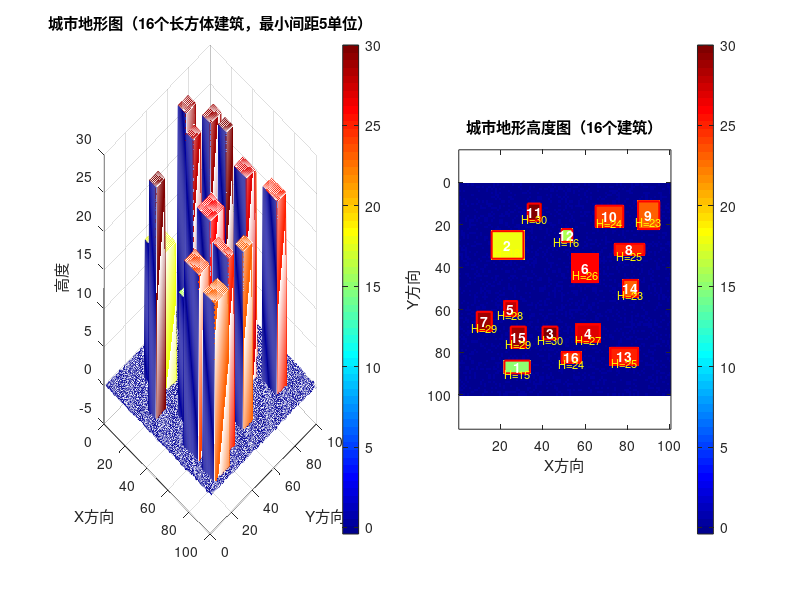
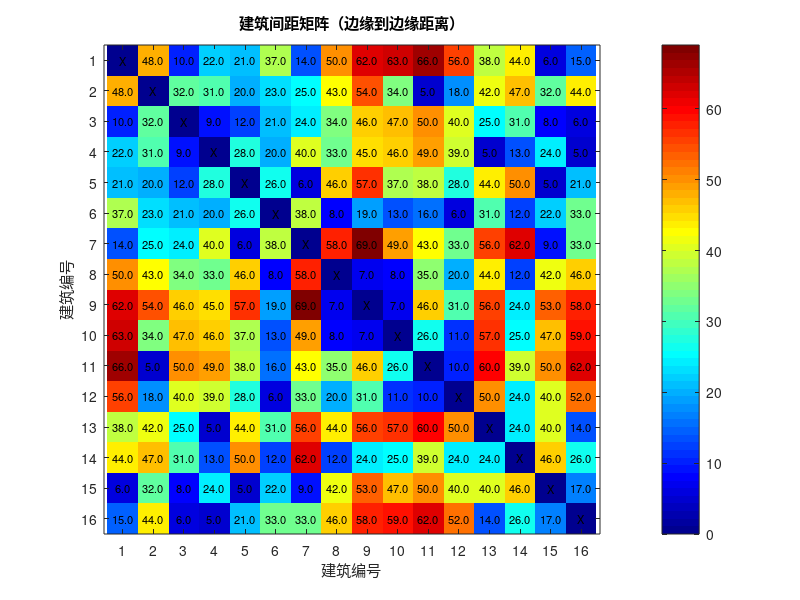

These figures' MATLAB source, in order:
function [map_z, building_info] = generate_city_terrain(buildingCount, maxHeight, minHeight, edgeBuffer, minSpacing)
% 生成城市地形图（可配置参数）
% 输入参数（可选）：
%   buildingCount - 建筑数量（默认：16）
%   maxHeight - 建筑最大高度（默认：30）
%   minHeight - 建筑最小高度（默认：15）
%   edgeBuffer - 建筑边缘距地图边缘的最小距离（默认：5）
%   minSpacing - 建筑物最小间距（默认：5）
% 输出：
%   map_z - 100x100的地形高度矩阵
%   building_info - 建筑信息结构体数组
% 额外功能：生成纯脚本文件可用于重现相同地形

% 参数设置（带默认值）
if nargin < 1 || isempty(buildingCount)
    buildingCount = 16;          % 默认建筑数量
end
if nargin < 2 || isempty(maxHeight)
    maxHeight = 30;              % 默认最大高度
end
if nargin < 3 || isempty(minHeight)
    minHeight = 15;              % 默认最小高度
end
if nargin < 4 || isempty(edgeBuffer)
    edgeBuffer = 5;              % 默认边缘缓冲
end
if nargin < 5 || isempty(minSpacing)
    minSpacing = 5;              % 默认最小间距
end

% 验证输入参数
validateattributes(buildingCount, {'numeric'}, {'scalar', 'integer', 'positive', '<=', 100}, 'generate_city_terrain', 'buildingCount');
validateattributes(maxHeight, {'numeric'}, {'scalar', 'positive', '>=', minHeight}, 'generate_city_terrain', 'maxHeight');
validateattributes(minHeight, {'numeric'}, {'scalar', 'positive', '<=', maxHeight}, 'generate_city_terrain', 'minHeight');
validateattributes(edgeBuffer, {'numeric'}, {'scalar', 'nonnegative', '<=', 20}, 'generate_city_terrain', 'edgeBuffer');
validateattributes(minSpacing, {'numeric'}, {'scalar', 'nonnegative', '<=', 20}, 'generate_city_terrain', 'minSpacing');

mapSize = [100, 100];        % 地图大小
groundHeight = 0;            % 地面高度（平面）
maxAttempts = 1000;          % 最大尝试次数

fprintf('======================================\n');
fprintf('生成城市地形图参数：\n');
fprintf('  建筑数量: %d\n', buildingCount);
fprintf('  高度范围: %d-%d\n', minHeight, maxHeight);
fprintf('  边缘距离: %d\n', edgeBuffer);
fprintf('  最小间距: %d\n', minSpacing);
fprintf('======================================\n');

% ============================================================
% 自动生成建筑参数（满足间距要求）
% 格式：[x_center, y_center, width, depth, height]
% ============================================================
building_params = zeros(buildingCount, 5);
building_rects = zeros(buildingCount, 4); % [x_min, y_min, width, height]

for b = 1:buildingCount
    placed = false;
    attempts = 0;
    
    while ~placed && attempts < maxAttempts
        attempts = attempts + 1;
        
        % 随机生成建筑尺寸（5-15之间）
        width = randi([5, 15]);
        depth = randi([5, 15]);
        height = randi([minHeight, maxHeight]);
        
        % 确保建筑在地图内且满足边缘距离要求
        x_min_min = edgeBuffer + 1;
        x_min_max = mapSize(2) - edgeBuffer - width;
        y_min_min = edgeBuffer + 1;
        y_min_max = mapSize(1) - edgeBuffer - depth;
        
        % 检查是否有足够的空间放置建筑
        if x_min_min > x_min_max || y_min_min > y_min_max
            error('地图空间不足，无法放置建筑！请减小建筑尺寸或边缘距离。');
        end
        
        % 随机生成位置
        x_min = randi([x_min_min, x_min_max]);
        y_min = randi([y_min_min, y_min_max]);
        
        % 计算中心点
        center_x = x_min + width / 2;
        center_y = y_min + depth / 2;
        
        % 检查是否与已有建筑重叠或间距不足
        overlap = false;
        if b > 1
            for i = 1:(b-1)
                % 计算矩形膨胀后的区域（考虑最小间距）
                rect1 = [x_min - minSpacing, y_min - minSpacing, ...
                        width + 2*minSpacing, depth + 2*minSpacing];
                rect2 = [building_rects(i, 1), building_rects(i, 2), ...
                        building_rects(i, 3), building_rects(i, 4)];
                
                % 检查矩形是否相交
                if rect1(1) < rect2(1)+rect2(3) && ...
                   rect1(1)+rect1(3) > rect2(1) && ...
                   rect1(2) < rect2(2)+rect2(4) && ...
                   rect1(2)+rect1(3) > rect2(2)
                    overlap = true;
                    break;
                end
            end
        end
        
        if ~overlap
            % 放置建筑
            building_params(b, :) = [center_x, center_y, width, depth, height];
            building_rects(b, :) = [x_min, y_min, width, depth];
            placed = true;
        end
    end
    
    if ~placed
        error('无法在尝试次数内放置所有建筑！请调整参数或减少建筑数量。');
    end
end

% 检查参数矩阵尺寸
if size(building_params, 1) ~= buildingCount
    error('建筑参数矩阵的行数必须等于建筑数量(%d)', buildingCount);
end

if size(building_params, 2) ~= 5
    error('建筑参数矩阵的列数必须为5 [x_center, y_center, width, depth, height]');
end

% 初始化地形图
map_z = groundHeight * ones(mapSize);

% 初始化建筑信息结构体
building_info = struct('id', {}, 'center_x', {}, 'center_y', {}, 'width', {}, 'depth', {}, 'height', {}, ...
                      'x_min', {}, 'x_max', {}, 'y_min', {}, 'y_max', {}, 'valid', {});

% 计算并存储所有建筑的边界信息
for b = 1:buildingCount
    % 提取当前建筑参数
    center_x = building_params(b, 1);
    center_y = building_params(b, 2);
    width = building_params(b, 3);
    depth = building_params(b, 4);
    height = building_params(b, 5);
    
    % 计算建筑边界
    half_width = width / 2;
    half_depth = depth / 2;
    x_min = center_x - half_width;
    x_max = center_x + half_width;
    y_min = center_y - half_depth;
    y_max = center_y + half_depth;
    
    % 边界检查：确保建筑在地图内且满足边缘距离要求
    adjusted = false;
    
    if x_min < edgeBuffer + 1
        center_x = edgeBuffer + 1 + half_width;
        x_min = edgeBuffer + 1;
        x_max = center_x + half_width;
        adjusted = true;
    end
    
    if x_max > mapSize(2) - edgeBuffer
        center_x = mapSize(2) - edgeBuffer - half_width;
        x_max = mapSize(2) - edgeBuffer;
        x_min = center_x - half_width;
        adjusted = true;
    end
    
    if y_min < edgeBuffer + 1
        center_y = edgeBuffer + 1 + half_depth;
        y_min = edgeBuffer + 1;
        y_max = center_y + half_depth;
        adjusted = true;
    end
    
    if y_max > mapSize(1) - edgeBuffer
        center_y = mapSize(1) - edgeBuffer - half_depth;
        y_max = mapSize(1) - edgeBuffer;
        y_min = center_y - half_depth;
        adjusted = true;
    end
    
    % 保存建筑信息
    building_info(b).id = b;
    building_info(b).center_x = center_x;
    building_info(b).center_y = center_y;
    building_info(b).width = width;
    building_info(b).depth = depth;
    building_info(b).height = height;
    building_info(b).x_min = x_min;
    building_info(b).x_max = x_max;
    building_info(b).y_min = y_min;
    building_info(b).y_max = y_max;
    
    if adjusted
        fprintf('建筑%d的位置已调整以满足边界要求\n', b);
    end
end

% 检查建筑间间距并显示结果
fprintf('\n建筑间距检查：\n');
fprintf('======================================\n');
all_spacing_ok = true;

for i = 1:buildingCount
    for j = i+1:buildingCount
        % 计算两个建筑之间的最小距离（边缘到边缘）
        dist_x = max(0, building_info(i).x_min - building_info(j).x_max);
        dist_x = max(dist_x, building_info(j).x_min - building_info(i).x_max);
        
        dist_y = max(0, building_info(i).y_min - building_info(j).y_max);
        dist_y = max(dist_y, building_info(j).y_min - building_info(i).y_max);
        
        edge_dist = max(dist_x, dist_y);
        
        if edge_dist < minSpacing
            fprintf('警告: 建筑%d和建筑%d之间的间距(%.1f)小于最小要求(%d)\n', ...
                    i, j, edge_dist, minSpacing);
            all_spacing_ok = false;
        else
            fprintf('建筑%d和建筑%d之间的间距: %.1f (符合要求)\n', i, j, edge_dist);
        end
    end
end

if all_spacing_ok
    fprintf('\n所有建筑间距检查通过！\n');
else
    fprintf('\n存在建筑间距不符合要求！\n');
end
fprintf('======================================\n\n');

% 生成地形图
for b = 1:buildingCount
    % 获取建筑边界（四舍五入为整数索引）
    x_start = max(1, floor(building_info(b).x_min));
    x_end = min(mapSize(2), ceil(building_info(b).x_max));
    y_start = max(1, floor(building_info(b).y_min));
    y_end = min(mapSize(1), ceil(building_info(b).y_max));
    
    % 在地形图上放置建筑
    map_z(y_start:y_end, x_start:x_end) = building_info(b).height;
    
    % 标记建筑有效
    building_info(b).valid = true;
end

% 添加轻微的地面纹理
if 1
    % 为地面区域添加微小高度变化
    ground_mask = (map_z == groundHeight);
    ground_noise = randn(mapSize) * 0.1;
    map_z = map_z + ground_mask .* ground_noise;
    
    % 确保建筑高度不变
    for b = 1:buildingCount
        x_start = max(1, floor(building_info(b).x_min));
        x_end = min(mapSize(2), ceil(building_info(b).x_max));
        y_start = max(1, floor(building_info(b).y_min));
        y_end = min(mapSize(1), ceil(building_info(b).y_max));
        map_z(y_start:y_end, x_start:x_end) = building_info(b).height;
    end
end

% 保存地形为可重现代码（纯脚本格式）
saveTerrainScript(building_params, map_z, building_info, buildingCount, ...
                  maxHeight, minHeight, edgeBuffer, minSpacing);

% 可视化
figure('Position', [100, 100, 1400, 600]);

% 3D网格图
subplot(1, 2, 1);
mesh(map_z);
title(sprintf('城市地形图（%d个长方体建筑，最小间距%d单位）', buildingCount, minSpacing));
xlabel('X方向');
ylabel('Y方向');
zlabel('高度');
colormap(jet);
colorbar;
view(45, 30);
grid on;

% 2D平面图（高度图）
subplot(1, 2, 2);
imagesc(map_z);
title(sprintf('城市地形高度图（%d个建筑）', buildingCount));
xlabel('X方向');
ylabel('Y方向');
colorbar;
axis equal tight;
hold on;

% 在2D图上标注建筑轮廓和编号
for b = 1:buildingCount
    % 绘制建筑轮廓
    rectangle('Position', [building_info(b).x_min, building_info(b).y_min, ...
              building_info(b).width, building_info(b).depth], ...
              'EdgeColor', 'r', 'LineWidth', 1.5, 'LineStyle', '-');
    
    % 标注建筑编号
    text(building_info(b).center_x, building_info(b).center_y, ...
         sprintf('%d', b), 'HorizontalAlignment', 'center', ...
         'VerticalAlignment', 'middle', 'Color', 'w', 'FontWeight', 'bold', 'FontSize', 10);
    
    % 标注建筑高度
    text(building_info(b).center_x, building_info(b).center_y + 3, ...
         sprintf('H=%d', building_info(b).height), 'HorizontalAlignment', 'center', ...
         'VerticalAlignment', 'middle', 'Color', 'y', 'FontSize', 8);
end
hold off;

% 显示建筑信息
fprintf('\n建筑信息汇总（共%d个建筑）：\n', buildingCount);
fprintf('======================================\n');
for b = 1:buildingCount
    fprintf('建筑 %2d: 中心(%3.1f,%3.1f), 尺寸(%2.0fx%2.0f), 高度%2.0f\n', ...
            b, building_info(b).center_x, building_info(b).center_y, ...
            building_info(b).width, building_info(b).depth, ...
            building_info(b).height);
end

% 计算并显示建筑覆盖率
building_area = 0;
for b = 1:buildingCount
    building_area = building_area + building_info(b).width * building_info(b).depth;
end
total_area = mapSize(1) * mapSize(2);
coverage = building_area / total_area * 100;

% 计算建筑间的平均间距
if buildingCount > 1
    total_spacing = 0;
    spacing_count = 0;
    
    for i = 1:buildingCount
        for j = i+1:buildingCount
            % 计算中心距离
            dist_center = sqrt((building_info(i).center_x - building_info(j).center_x)^2 + ...
                              (building_info(i).center_y - building_info(j).center_y)^2);
            total_spacing = total_spacing + dist_center;
            spacing_count = spacing_count + 1;
        end
    end
    
    avg_spacing = total_spacing / spacing_count;
else
    avg_spacing = 0;
end

fprintf('======================================\n');
fprintf('建筑总面积: %.0f 单位^2\n', building_area);
fprintf('总地图面积: %d 单位^2\n', total_area);
fprintf('建筑覆盖率: %.1f%%\n', coverage);
fprintf('建筑间平均中心距离: %.1f 单位\n', avg_spacing);
fprintf('======================================\n');

% 创建间距矩阵图
figure('Position', [100, 100, 800, 600]);
spacing_matrix = zeros(buildingCount, buildingCount);

for i = 1:buildingCount
    for j = 1:buildingCount
        if i == j
            spacing_matrix(i, j) = 0;
        else
            % 计算边缘到边缘的最小距离
            dist_x = max(0, building_info(i).x_min - building_info(j).x_max);
            dist_x = max(dist_x, building_info(j).x_min - building_info(i).x_max);
            dist_y = max(0, building_info(i).y_min - building_info(j).y_max);
            dist_y = max(dist_y, building_info(j).y_min - building_info(i).y_max);
            spacing_matrix(i, j) = max(dist_x, dist_y);
        end
    end
end

imagesc(spacing_matrix);
title('建筑间距矩阵（边缘到边缘距离）');
xlabel('建筑编号');
ylabel('建筑编号');
colorbar;
colormap(jet);

% 在矩阵图上标注数值
for i = 1:buildingCount
    for j = 1:buildingCount
        if i ~= j
            % 使用if-else语句替代三元运算符
            if spacing_matrix(i, j) < minSpacing
                text_color = 'r';
            else
                text_color = 'k';
            end
            
            text(j, i, sprintf('%.1f', spacing_matrix(i, j)), ...
                 'HorizontalAlignment', 'center', 'FontSize', 8, ...
                 'Color', text_color);
        else
            text(j, i, 'X', 'HorizontalAlignment', 'center', 'FontSize', 8);
        end
    end
end

set(gca, 'XTick', 1:buildingCount);
set(gca, 'YTick', 1:buildingCount);
axis equal tight;

end

function saveTerrainScript(building_params, map_z, building_info, buildingCount, ...
                           maxHeight, minHeight, edgeBuffer, minSpacing)
% 保存地形为可重现代码（纯脚本格式）
    
    scriptName = 'generated_terrain_buildings.m';
    
    % 打开文件准备写入
    fid = fopen(scriptName, 'w');
    
    if fid == -1
        error('无法创建脚本文件！');
    end
    
    % 写入脚本头部（纯注释，无function定义）
    fprintf(fid, '%% 自动生成的地形重建脚本 - 纯脚本格式\n');
    fprintf(fid, '%% 生成时间: %s\n', datestr(now));
    fprintf(fid, '%% 参数: 建筑数量=%d, 高度范围=%d-%d, 边缘距离=%d, 最小间距=%d\n\n', ...
            buildingCount, minHeight, maxHeight, edgeBuffer, minSpacing);
    
    % 写入地图参数
    fprintf(fid, '%% 地图参数\n');
    fprintf(fid, 'mapSize = [100, 100];\n');
    fprintf(fid, 'groundHeight = 0;\n');
    fprintf(fid, 'buildingCount = %d;\n', buildingCount);
    fprintf(fid, 'minSpacing = %d; %% 最小间距参数\n\n', minSpacing);
    
    % 写入建筑参数矩阵
    fprintf(fid, '%% 建筑参数矩阵\n');
    fprintf(fid, '%% 格式: [x_center, y_center, width, depth, height]\n');
    fprintf(fid, 'building_params = [\n');
    for b = 1:size(building_params, 1)
        fprintf(fid, '    %6.1f, %6.1f, %6.1f, %6.1f, %6.1f;', building_params(b, :));
        fprintf(fid, '  %% 建筑%d\n', b);
    end
    fprintf(fid, '];\n\n');
    
    % 写入输出变量声明
    fprintf(fid, '%% 输出变量\n');
    fprintf(fid, 'map_z = groundHeight * ones(mapSize);\n\n');
    
    % 写入建筑信息结构体初始化
    fprintf(fid, '%% 初始化建筑信息结构体\n');
    fprintf(fid, 'building_info = struct(''id'', {}, ''center_x'', {}, ''center_y'', {}, ...\n');
    fprintf(fid, '                      ''width'', {}, ''depth'', {}, ''height'', {}, ...\n');
    fprintf(fid, '                      ''x_min'', {}, ''x_max'', {}, ''y_min'', {}, ...\n');
    fprintf(fid, '                      ''y_max'', {}, ''valid'', {});\n\n');
    
    % 写入建筑放置代码
    fprintf(fid, '%% 放置建筑\n');
    for b = 1:buildingCount
        fprintf(fid, '%% 建筑%d\n', b);
        fprintf(fid, 'center_x_%d = building_params(%d, 1);\n', b, b);
        fprintf(fid, 'center_y_%d = building_params(%d, 2);\n', b, b);
        fprintf(fid, 'width_%d = building_params(%d, 3);\n', b, b);
        fprintf(fid, 'depth_%d = building_params(%d, 4);\n', b, b);
        fprintf(fid, 'height_%d = building_params(%d, 5);\n', b, b);
        fprintf(fid, 'x_min_%d = center_x_%d - width_%d/2;\n', b, b, b);
        fprintf(fid, 'x_max_%d = center_x_%d + width_%d/2;\n', b, b, b);
        fprintf(fid, 'y_min_%d = center_y_%d - depth_%d/2;\n', b, b, b);
        fprintf(fid, 'y_max_%d = center_y_%d + depth_%d/2;\n', b, b, b);
        
        fprintf(fid, '%% 在地形图上放置建筑%d\n', b);
        fprintf(fid, 'x_start_%d = max(1, floor(x_min_%d));\n', b, b);
        fprintf(fid, 'x_end_%d = min(mapSize(2), ceil(x_max_%d));\n', b, b);
        fprintf(fid, 'y_start_%d = max(1, floor(y_min_%d));\n', b, b);
        fprintf(fid, 'y_end_%d = min(mapSize(1), ceil(y_max_%d));\n', b, b);
        fprintf(fid, 'map_z(y_start_%d:y_end_%d, x_start_%d:x_end_%d) = height_%d;\n\n', b, b, b, b, b);
        
        fprintf(fid, '%% 保存建筑%d信息\n', b);
        fprintf(fid, 'building_info(%d).id = %d;\n', b, b);
        fprintf(fid, 'building_info(%d).center_x = center_x_%d;\n', b, b);
        fprintf(fid, 'building_info(%d).center_y = center_y_%d;\n', b, b);
        fprintf(fid, 'building_info(%d).width = width_%d;\n', b, b);
        fprintf(fid, 'building_info(%d).depth = depth_%d;\n', b, b);
        fprintf(fid, 'building_info(%d).height = height_%d;\n', b, b);
        fprintf(fid, 'building_info(%d).x_min = x_min_%d;\n', b, b);
        fprintf(fid, 'building_info(%d).x_max = x_max_%d;\n', b, b);
        fprintf(fid, 'building_info(%d).y_min = y_min_%d;\n', b, b);
        fprintf(fid, 'building_info(%d).y_max = y_max_%d;\n', b, b);
        fprintf(fid, 'building_info(%d).valid = true;\n\n', b);
    end
    
    % 写入地面纹理（使用固定的随机种子以确保可重现）
    fprintf(fid, '%% 添加地面纹理（使用固定随机种子确保可重现）\n');
    fprintf(fid, 'rng(42); %% 固定随机种子\n');
    fprintf(fid, 'ground_mask = (map_z == groundHeight);\n');
    fprintf(fid, 'ground_noise = randn(mapSize) * 0.1;\n');
    fprintf(fid, 'map_z = map_z + ground_mask .* ground_noise;\n\n');
    
    % 恢复建筑高度
    fprintf(fid, '%% 恢复建筑高度\n');
    for b = 1:buildingCount
        fprintf(fid, 'x_start_%d = max(1, floor(x_min_%d));\n', b, b);
        fprintf(fid, 'x_end_%d = min(mapSize(2), ceil(x_max_%d));\n', b, b);
        fprintf(fid, 'y_start_%d = max(1, floor(y_min_%d));\n', b, b);
        fprintf(fid, 'y_end_%d = min(mapSize(1), ceil(y_max_%d));\n', b, b);
        fprintf(fid, 'map_z(y_start_%d:y_end_%d, x_start_%d:x_end_%d) = height_%d;\n', b, b, b, b, b);
    end
    
    % 建筑间距检查
    fprintf(fid, '\n%% 建筑间距检查\n');
    fprintf(fid, 'fprintf(''建筑间距检查：\\n'');\n');
    fprintf(fid, 'fprintf(''======================================\\n'');\n');
    fprintf(fid, 'all_spacing_ok = true;\n');
    fprintf(fid, 'for i = 1:buildingCount\n');
    fprintf(fid, '    for j = i+1:buildingCount\n');
    fprintf(fid, '        %% 计算两个建筑之间的最小距离（边缘到边缘）\n');
    fprintf(fid, '        dist_x = max(0, building_info(i).x_min - building_info(j).x_max);\n');
    fprintf(fid, '        dist_x = max(dist_x, building_info(j).x_min - building_info(i).x_max);\n');
    fprintf(fid, '        dist_y = max(0, building_info(i).y_min - building_info(j).y_max);\n');
    fprintf(fid, '        dist_y = max(dist_y, building_info(j).y_min - building_info(i).y_max);\n');
    fprintf(fid, '        edge_dist = max(dist_x, dist_y);\n');
    fprintf(fid, '        \n');
    fprintf(fid, '        if edge_dist < minSpacing\n');
    fprintf(fid, '            fprintf(''警告: 建筑%%d和建筑%%d之间的间距(%%.1f)小于最小要求(%%d)\\n'', ...\n');
    fprintf(fid, '                    i, j, edge_dist, minSpacing);\n');
    fprintf(fid, '            all_spacing_ok = false;\n');
    fprintf(fid, '        else\n');
    fprintf(fid, '            fprintf(''建筑%%d和建筑%%d之间的间距: %%.1f (符合要求)\\n'', i, j, edge_dist);\n');
    fprintf(fid, '        end\n');
    fprintf(fid, '    end\n');
    fprintf(fid, 'end\n');
    fprintf(fid, '\n');
    fprintf(fid, 'if all_spacing_ok\n');
    fprintf(fid, '    fprintf(''\\n所有建筑间距检查通过！\\n'');\n');
    fprintf(fid, 'else\n');
    fprintf(fid, '    fprintf(''\\n存在建筑间距不符合要求！\\n'');\n');
    fprintf(fid, 'end\n');
    fprintf(fid, 'fprintf(''======================================\\n\\n'');\n\n');
    
    % 显示建筑信息汇总
    fprintf(fid, '%% 显示建筑信息汇总\n');
    fprintf(fid, 'fprintf(''建筑信息汇总（共%%d个建筑）：\\n'', buildingCount);\n');
    fprintf(fid, 'fprintf(''======================================\\n'');\n');
    fprintf(fid, 'for b = 1:buildingCount\n');
    fprintf(fid, '    fprintf(''建筑 %%2d: 中心(%%3.1f,%%3.1f), 尺寸(%%2.0fx%%2.0f), 高度%%2.0f\\n'', ...\n');
    fprintf(fid, '            b, building_info(b).center_x, building_info(b).center_y, ...\n');
    fprintf(fid, '            building_info(b).width, building_info(b).depth, ...\n');
    fprintf(fid, '            building_info(b).height);\n');
    fprintf(fid, 'end\n\n');
    
    % 计算并显示建筑覆盖率
    fprintf(fid, '%% 计算并显示建筑覆盖率\n');
    fprintf(fid, 'building_area = 0;\n');
    fprintf(fid, 'for b = 1:buildingCount\n');
    fprintf(fid, '    building_area = building_area + building_info(b).width * building_info(b).depth;\n');
    fprintf(fid, 'end\n');
    fprintf(fid, 'total_area = mapSize(1) * mapSize(2);\n');
    fprintf(fid, 'coverage = building_area / total_area * 100;\n');
    fprintf(fid, '\n');
    
    % 计算建筑间的平均间距
    fprintf(fid, '%% 计算建筑间的平均间距\n');
    fprintf(fid, 'if buildingCount > 1\n');
    fprintf(fid, '    total_spacing = 0;\n');
    fprintf(fid, '    spacing_count = 0;\n');
    fprintf(fid, '    \n');
    fprintf(fid, '    for i = 1:buildingCount\n');
    fprintf(fid, '        for j = i+1:buildingCount\n');
    fprintf(fid, '            %% 计算中心距离\n');
    fprintf(fid, '            dist_center = sqrt((building_info(i).center_x - building_info(j).center_x)^2 + ...\n');
    fprintf(fid, '                              (building_info(i).center_y - building_info(j).center_y)^2);\n');
    fprintf(fid, '            total_spacing = total_spacing + dist_center;\n');
    fprintf(fid, '            spacing_count = spacing_count + 1;\n');
    fprintf(fid, '        end\n');
    fprintf(fid, '    end\n');
    fprintf(fid, '    \n');
    fprintf(fid, '    avg_spacing = total_spacing / spacing_count;\n');
    fprintf(fid, 'else\n');
    fprintf(fid, '    avg_spacing = 0;\n');
    fprintf(fid, 'end\n\n');
    
    fprintf(fid, 'fprintf(''======================================\\n'');\n');
    fprintf(fid, 'fprintf(''建筑总面积: %%.0f 单位^2\\n'', building_area);\n');
    fprintf(fid, 'fprintf(''总地图面积: %%d 单位^2\\n'', total_area);\n');
    fprintf(fid, 'fprintf(''建筑覆盖率: %%.1f%%%%\\n'', coverage);\n');
    fprintf(fid, 'fprintf(''建筑间平均中心距离: %%.1f 单位\\n'', avg_spacing);\n');
    fprintf(fid, 'fprintf(''======================================\\n\\n'');\n\n');
    
    % =================== 可视化部分 ===================
    fprintf(fid, '%% =================== 可视化部分 ===================\n');
    
    % 第一个图形：3D网格图和2D平面图
    fprintf(fid, '%% 创建第一个图形：3D网格图和2D平面图\n');
    fprintf(fid, 'figure(''Position'', [100, 100, 1400, 600]);\n');
    fprintf(fid, '\n');
    fprintf(fid, '%% 3D网格图\n');
    fprintf(fid, 'subplot(1, 2, 1);\n');
    fprintf(fid, 'mesh(map_z);\n');
    fprintf(fid, 'title(sprintf(''城市地形图（%%d个长方体建筑，最小间距%%d单位）'', buildingCount, minSpacing));\n');
    fprintf(fid, 'xlabel(''X方向'');\n');
    fprintf(fid, 'ylabel(''Y方向'');\n');
    fprintf(fid, 'zlabel(''高度'');\n');
    fprintf(fid, 'colormap(jet);\n');
    fprintf(fid, 'colorbar;\n');
    fprintf(fid, 'view(45, 30);\n');
    fprintf(fid, 'grid on;\n');
    fprintf(fid, '\n');
    fprintf(fid, '%% 2D平面图（高度图）\n');
    fprintf(fid, 'subplot(1, 2, 2);\n');
    fprintf(fid, 'imagesc(map_z);\n');
    fprintf(fid, 'title(sprintf(''城市地形高度图（%%d个建筑）'', buildingCount));\n');
    fprintf(fid, 'xlabel(''X方向'');\n');
    fprintf(fid, 'ylabel(''Y方向'');\n');
    fprintf(fid, 'colorbar;\n');
    fprintf(fid, 'axis equal tight;\n');
    fprintf(fid, 'hold on;\n');
    fprintf(fid, '\n');
    fprintf(fid, '%% 在2D图上标注建筑轮廓和编号\n');
    fprintf(fid, 'for b = 1:buildingCount\n');
    fprintf(fid, '    %% 绘制建筑轮廓\n');
    fprintf(fid, '    rectangle(''Position'', [building_info(b).x_min, building_info(b).y_min, ...\n');
    fprintf(fid, '              building_info(b).width, building_info(b).depth], ...\n');
    fprintf(fid, '              ''EdgeColor'', ''r'', ''LineWidth'', 1.5, ''LineStyle'', ''-'');\n');
    fprintf(fid, '    \n');
    fprintf(fid, '    %% 标注建筑编号\n');
    fprintf(fid, '    text(building_info(b).center_x, building_info(b).center_y, ...\n');
    fprintf(fid, '         sprintf(''%%d'', b), ''HorizontalAlignment'', ''center'', ...\n');
    fprintf(fid, '         ''VerticalAlignment'', ''middle'', ''Color'', ''w'', ''FontWeight'', ''bold'', ''FontSize'', 10);\n');
    fprintf(fid, '    \n');
    fprintf(fid, '    %% 标注建筑高度\n');
    fprintf(fid, '    text(building_info(b).center_x, building_info(b).center_y + 3, ...\n');
    fprintf(fid, '         sprintf(''H=%%d'', building_info(b).height), ''HorizontalAlignment'', ''center'', ...\n');
    fprintf(fid, '         ''VerticalAlignment'', ''middle'', ''Color'', ''y'', ''FontSize'', 8);\n');
    fprintf(fid, 'end\n');
    fprintf(fid, 'hold off;\n\n');
    
    % 第二个图形：间距矩阵图
    fprintf(fid, '%% 创建第二个图形：间距矩阵图\n');
    fprintf(fid, 'figure(''Position'', [100, 100, 800, 600]);\n');
    fprintf(fid, 'spacing_matrix = zeros(buildingCount, buildingCount);\n');
    fprintf(fid, '\n');
    fprintf(fid, 'for i = 1:buildingCount\n');
    fprintf(fid, '    for j = 1:buildingCount\n');
    fprintf(fid, '        if i == j\n');
    fprintf(fid, '            spacing_matrix(i, j) = 0;\n');
    fprintf(fid, '        else\n');
    fprintf(fid, '            %% 计算边缘到边缘的最小距离\n');
    fprintf(fid, '            dist_x = max(0, building_info(i).x_min - building_info(j).x_max);\n');
    fprintf(fid, '            dist_x = max(dist_x, building_info(j).x_min - building_info(i).x_max);\n');
    fprintf(fid, '            dist_y = max(0, building_info(i).y_min - building_info(j).y_max);\n');
    fprintf(fid, '            dist_y = max(dist_y, building_info(j).y_min - building_info(i).y_max);\n');
    fprintf(fid, '            spacing_matrix(i, j) = max(dist_x, dist_y);\n');
    fprintf(fid, '        end\n');
    fprintf(fid, '    end\n');
    fprintf(fid, 'end\n');
    fprintf(fid, '\n');
    fprintf(fid, 'imagesc(spacing_matrix);\n');
    fprintf(fid, 'title(''建筑间距矩阵（边缘到边缘距离）'');\n');
    fprintf(fid, 'xlabel(''建筑编号'');\n');
    fprintf(fid, 'ylabel(''建筑编号'');\n');
    fprintf(fid, 'colorbar;\n');
    fprintf(fid, 'colormap(jet);\n');
    fprintf(fid, '\n');
    fprintf(fid, '%% 在矩阵图上标注数值\n');
    fprintf(fid, 'for i = 1:buildingCount\n');
    fprintf(fid, '    for j = 1:buildingCount\n');
    fprintf(fid, '        if i ~= j\n');
    fprintf(fid, '            %% 使用if-else语句\n');
    fprintf(fid, '            if spacing_matrix(i, j) < minSpacing\n');
    fprintf(fid, '                text_color = ''r'';\n');
    fprintf(fid, '            else\n');
    fprintf(fid, '                text_color = ''k'';\n');
    fprintf(fid, '            end\n');
    fprintf(fid, '            \n');
    fprintf(fid, '            text(j, i, sprintf(''%%.1f'', spacing_matrix(i, j)), ...\n');
    fprintf(fid, '                 ''HorizontalAlignment'', ''center'', ''FontSize'', 8, ...\n');
    fprintf(fid, '                 ''Color'', text_color);\n');
    fprintf(fid, '        else\n');
    fprintf(fid, '            text(j, i, ''X'', ''HorizontalAlignment'', ''center'', ''FontSize'', 8);\n');
    fprintf(fid, '        end\n');
    fprintf(fid, '    end\n');
    fprintf(fid, 'end\n');
    fprintf(fid, '\n');
    fprintf(fid, 'set(gca, ''XTick'', 1:buildingCount);\n');
    fprintf(fid, 'set(gca, ''YTick'', 1:buildingCount);\n');
    fprintf(fid, 'axis equal tight;\n\n');
    
    % 清理临时变量
    fprintf(fid, '%% 清理临时变量\n');
    fprintf(fid, 'clear ground_mask ground_noise all_spacing_ok edge_dist dist_x dist_y i j;\n');
    for b = 1:buildingCount
        fprintf(fid, 'clear center_x_%d center_y_%d width_%d depth_%d height_%d;\n', b, b, b, b, b);
        fprintf(fid, 'clear x_min_%d x_max_%d y_min_%d y_max_%d;\n', b, b, b, b);
        fprintf(fid, 'clear x_start_%d x_end_%d y_start_%d y_end_%d;\n', b, b, b, b);
    end
    fprintf(fid, 'clear building_area total_area coverage total_spacing spacing_count avg_spacing;\n');
    fprintf(fid, 'clear spacing_matrix text_color;\n');
    
    fprintf(fid, '\n%% 显示完成信息\n');
    fprintf(fid, 'fprintf(''地形重建完成！\\n'');\n');
    fprintf(fid, 'fprintf(''建筑数量: %%d\\n'', buildingCount);\n');
    fprintf(fid, 'fprintf(''地图尺寸: 100x100\\n'');\n');
    fprintf(fid, 'fprintf(''已生成可视化图形。\\n'');\n');
    
    fclose(fid);
    
    fprintf('\n地形已保存为脚本: %s\n', scriptName);
    fprintf('运行该脚本可重现相同地形和可视化图形。\n');
end